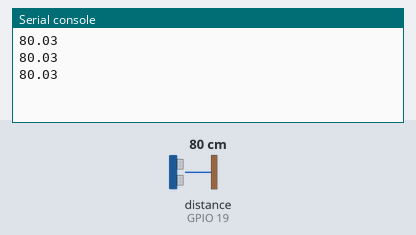
This program was run on a simulated ESP32 board running MicroPython. On the bench: the last lines printed to the serial console. Inputs (shaded band) come from the test bench; at power-on: distance to the obstacle (sensor on GPIO 19) 80 cm. The echo pulse lasts 58.3 µs per cm.

Above: at 1.2 s.
1.3 s: distance to the obstacle (sensor on GPIO 19) set to 2 cm
At 1.9 s:
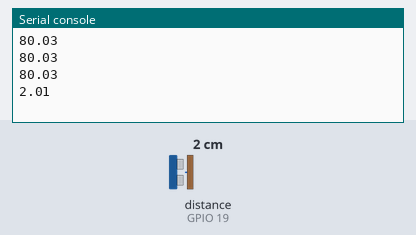
2.8 s: distance to the obstacle (sensor on GPIO 19) set to 4 cm
At 3.4 s:
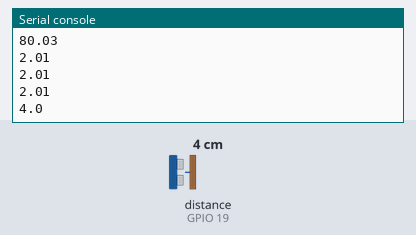
Timing chart, 0 to 5.8 s (numbered marks = the images above; inputs shaded):
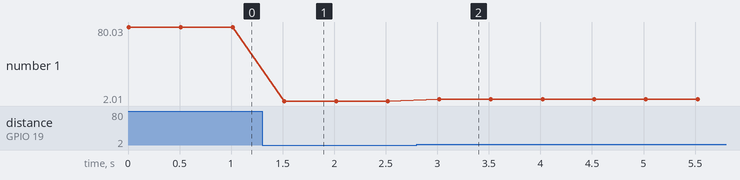

Measured:
- after the input at 1.3 s, the serial console: prints a new line after 0.22 s (image 1)
- after the input at 2.8 s, the serial console: prints a new line after 0.22 s (image 2)
- plotted number 1: 80.03 → 2.01 after the input at 1.3 s, 2.01 → 4 after the input at 2.8 s

The program:

Ultrasonic.py
```python
# (licence header left out)
# The MIT License (MIT)
#
# Copyright (c) 2020 João Vítor de Carvalho Côrtes
#
# Permission is hereby granted, free of charge, to any person obtaining a copy of
# this software and associated documentation files (the "Software"), to deal in
# the Software without restriction, including without limitation the rights to
# use, copy, modify, merge, publish, distribute, sublicense, and/or sell copies of
# the Software, and to permit persons to whom the Software is furnished to do so,
# subject to the following conditions:
#
# The above copyright notice and this permission notice shall be included in all
# copies or substantial portions of the Software.
#
# THE SOFTWARE IS PROVIDED "AS IS", WITHOUT WARRANTY OF ANY KIND, EXPRESS OR
# IMPLIED, INCLUDING BUT NOT LIMITED TO THE WARRANTIES OF MERCHANTABILITY, FITNESS
# FOR A PARTICULAR PURPOSE AND NONINFRINGEMENT. IN NO EVENT SHALL THE AUTHORS OR
# COPYRIGHT HOLDERS BE LIABLE FOR ANY CLAIM, DAMAGES OR OTHER LIABILITY, WHETHER
# IN AN ACTION OF CONTRACT, TORT OR OTHERWISE, ARISING FROM, OUT OF OR IN
# CONNECTION WITH THE SOFTWARE OR THE USE OR OTHER DEALINGS IN THE SOFTWARE.

from machine import Pin, time_pulse_us
from time import sleep_ms, sleep_us

# just for support
mm = 'mm'
cm = 'cm'
inch = 'in'

class Ultrasonic():

    def __init__(self, trig, echo):

        self.trig = Pin(trig, Pin.OUT, value = 0)
        self.echo = Pin(echo, Pin.IN)


    def distance(self, unit):

        if unit == mm:
            raw_distance = self.measure() / 2.91 # sound speed: 343.2 m/s = 0.3432 mm/us -> 1 mm in 2.91 us

        if unit == cm:
            raw_distance = self.measure() / 29.14 # sound speed: 343.2 m/s = 0.03432 cm/us -> 1 cm in 29.14 us

        if unit == inch:
            raw_distance = self.measure() / 74 # 1 cm in 29.14 us -> 1 inch in 74 us (29.14 * 2.54)

        distance = round(raw_distance, 2) # result with 2 decimals
        return distance


    def measure(self):

        # trigger stabilization and actuation
        self.trig.value(0)
        sleep_us(5)
        self.trig.value(1)
        sleep_us(10)
        self.trig.value(0)

        # measurement
        double_pulse_time = time_pulse_us(self.echo, 1, 30000) # pin and state to be measured, maximum measurement time
        pulse_time = double_pulse_time / 2 # the pulse walk the distance twice
        return pulse_time


# test
ultrasonic = Ultrasonic(21, 19)

while True:
    print(ultrasonic.distance(cm))
    sleep_ms(500)
```
